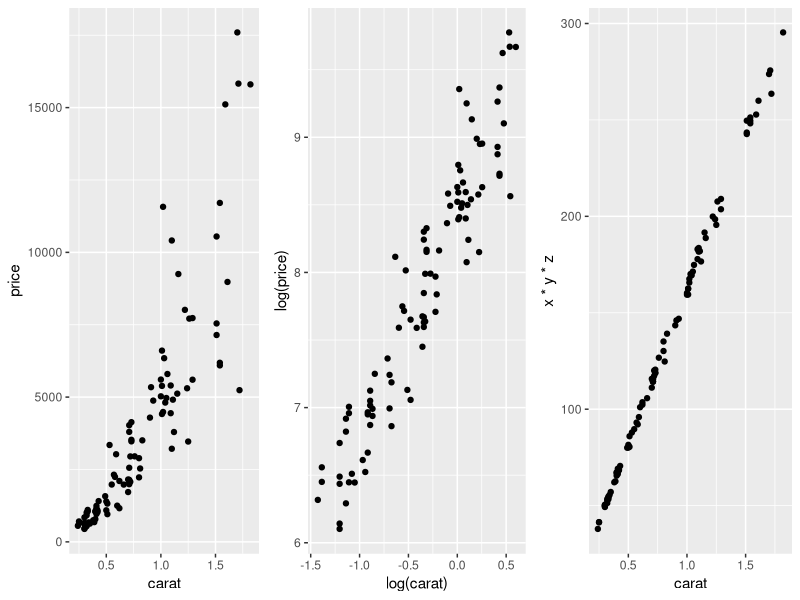
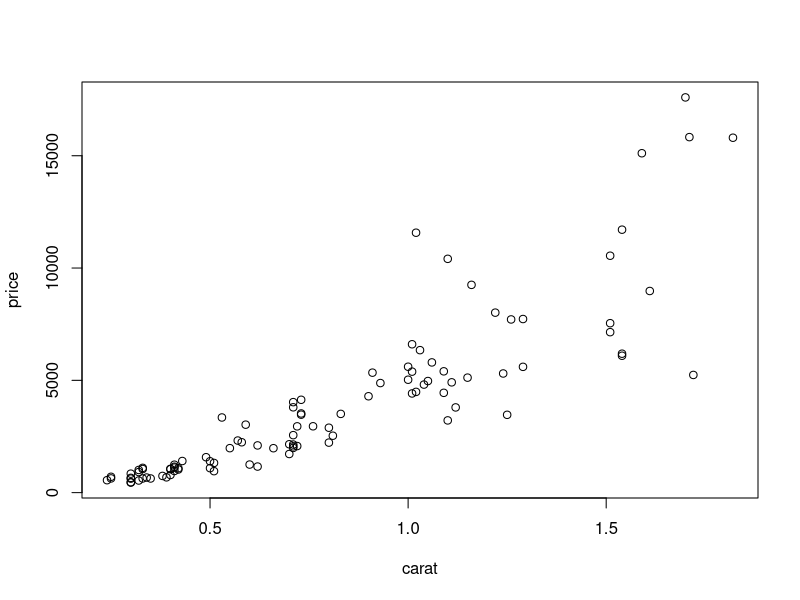
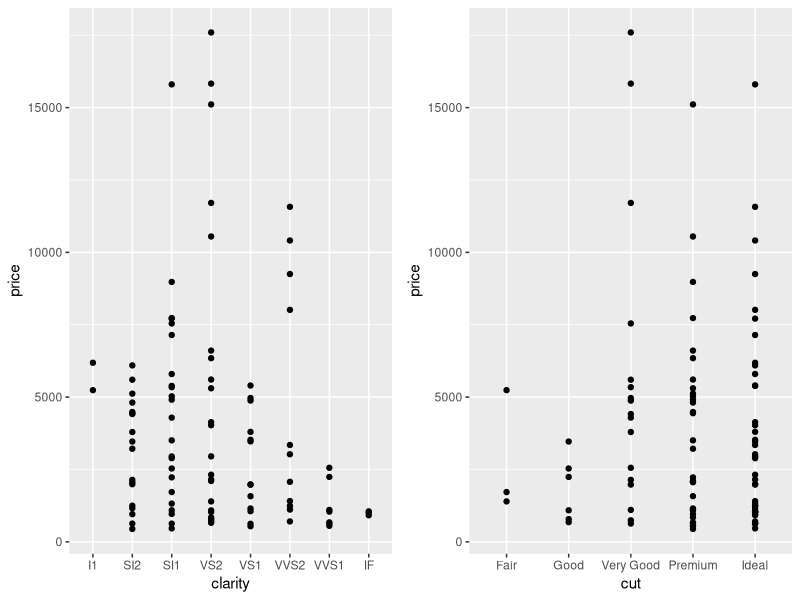
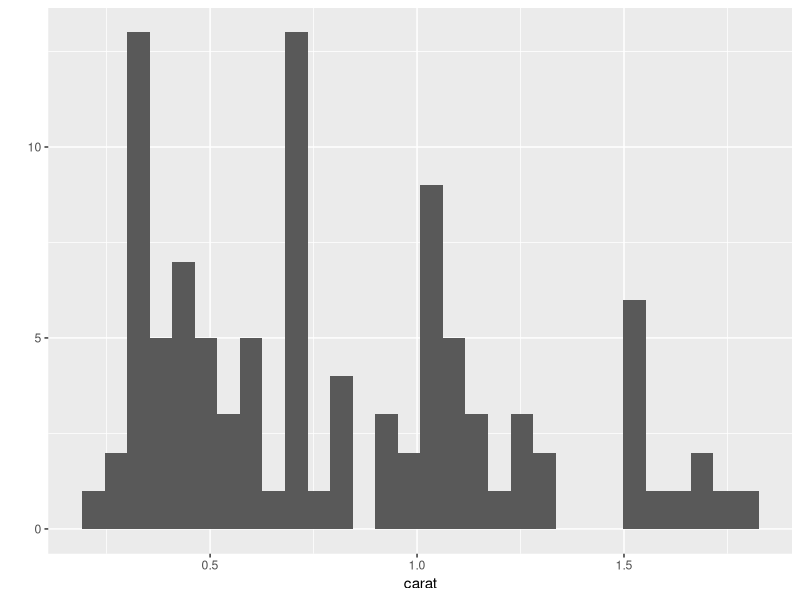
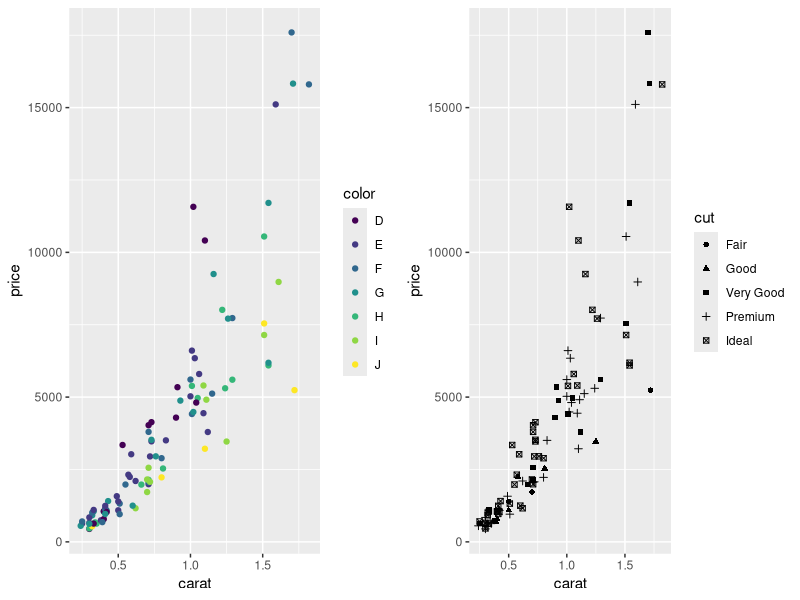
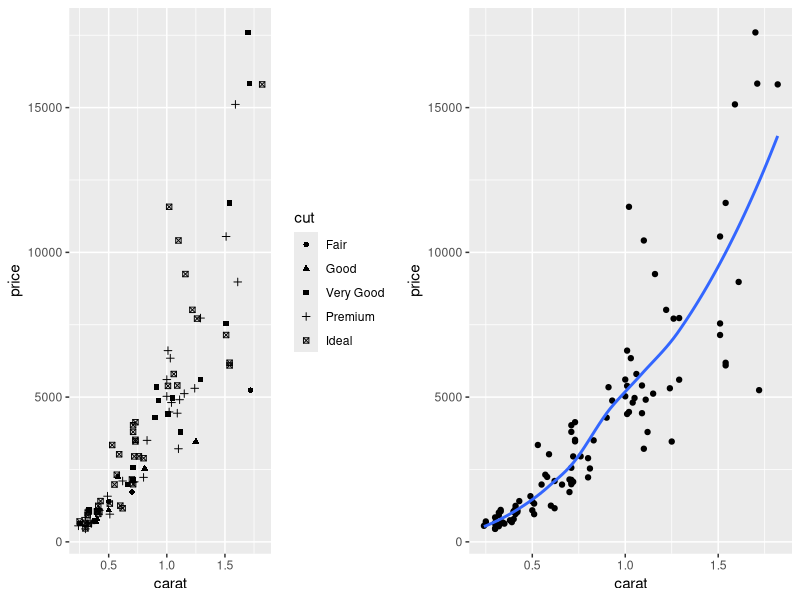
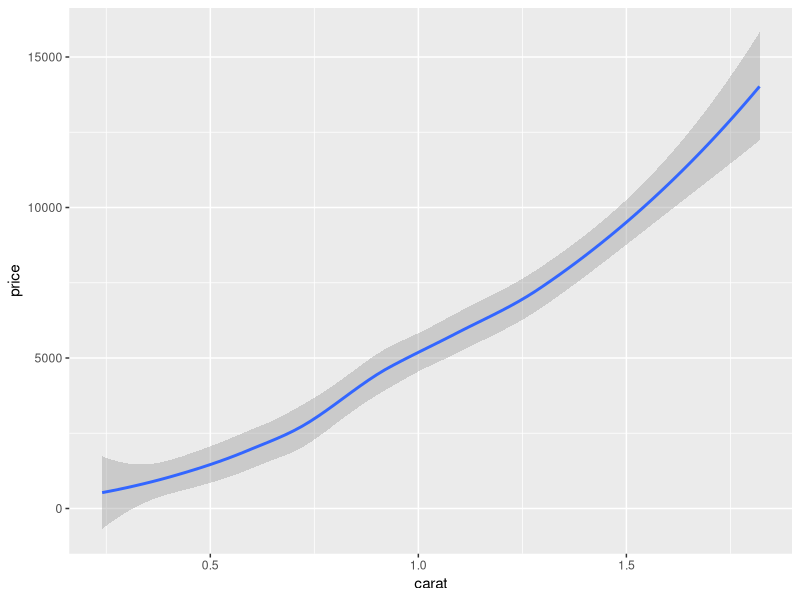
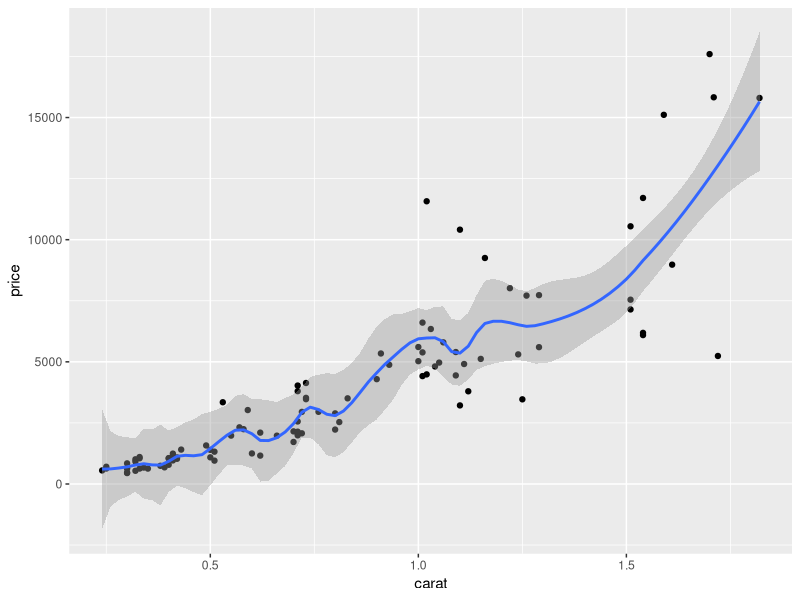

Generate these figures, in order, with R:
library(gridExtra)  ##支持ggplot2多图并列
library(ggplot2)
rm(list=ls())
data("diamonds")
head(diamonds)

set.seed(123456)
dsmall <- diamonds[sample(nrow(diamonds),100),] # 随机取100行出来
dsmall

attach(dsmall) # 把每一列单独拆开作为变量

carat
color
table(color) # 每种进行汇总

p1 <- qplot(carat, price) # 价格和重量之间的关系
p2 <- qplot(log(carat), log(price)) # 变量变换
p3 <- qplot(carat, x*y*z) # 变量组合，体积和重量之间的关系
grid.arrange(p1, p2, p3, ncol=3) # 来自gridExtra
# 白色画板，灰色画布，
plot(carat, price) # 不使用qqplot

# price clarity scatterplot
p11 <- qplot(clarity, price) # X取值离散
p12 <- qplot(cut, price)
grid.arrange(p11, p12, ncol=2)

qplot(carat,)
p4 <- qplot(carat, price, color=color)
p5 <- qplot(carat, price, shape=cut)
grid.arrange(p4, p5, ncol=2)

# plot(,legend...) 图例
p6 <- qplot(carat, price, data=dsmall, geom=c("point", "smooth"), se=FALSE)
grid.arrange(p5, p6, ncol=2)

qplot(carat, price, data=dsmall, geom="smooth", se=T)
qplot(carat, price, data=dsmall, geom=c("point","smooth"), span=0.2)
# span是做局部估计选择点的个数
p61 <- qplot(carat, geom="histogram")
p62 <- qplot(carat, geom="boxplot")
p63 <- qplot(carat, geom="density")
p64 <- qplot(cut, geom="bar")
grid.arrange(p62, p63, p64, ncol=3)

p9 <- qplot(carat, price, data=dsmall, 
            geom=c("point","smooth"), method="lm")
library(splines)
p10 <- qplot(carat, price, data=dsmall, 
             geom=c("point","smooth"), method="lm", 
             formula=y~ns(x,5))
grid.arrange(p9,p10, ncol=2)

p13 <- qplot(carat, data=diamonds, geom="histogram")  #直方图
p14 <- qplot(carat, data=diamonds, geom="density")  #密度曲线图
grid.arrange(p13, p14, ncol=2)

p15 <- qplot(carat, data=diamonds, geom="density", color=color)
p16 <- qplot(carat, data=diamonds, geom="histogram", fill=color)
#等式后面的color是数据集中的变量color钻石颜色，按color分组。
grid.arrange(p15,p16,ncol=2)

p21 <- qplot(carat, data=diamonds, 
             facets = color ~ ., # 分面
             geom = "histogram", 
             binwidth=0.1, 
             xlim = c(0,3))
p22 <- qplot(carat, ..density.., 
             data=diamonds, 
             facets = color ~ ., 
             geom = "histogram", 
             binwidth=0.1, 
             xlim = c(0,3)) 
# ..density..告诉ggplot2将密度而不是频数映射到y轴。
grid.arrange(p21, p22, ncol=2)
#左图展示的是频数，右图展示的是频率。在比较不同组分布时，频率图不受该组样本量大小的影响。图形显示，高质量的钻石（颜色D)在小尺寸分布上是偏斜的，但随着质量下降，重量分布越来越平坦。

# carat. facets using cut
p211 <- qplot(carat, data=diamonds, 
             facets = cut ~ ., # 分面
             geom = "histogram", 
             binwidth=0.1, 
             xlim = c(0,3))
p221 <- qplot(carat, ..density.., 
             data=diamonds, 
             facets = cut ~ ., 
             geom = "histogram", 
             binwidth=0.1, 
             xlim = c(0,3)) 
grid.arrange(p211, p221, ncol=2)

p23 <- qplot(carat, price, data=dsmall,xlab ="Weight(carats)" , ylab="Price($)", 
             main="Price-weight relationship")
p24 <- qplot(carat, price/carat, data=dsmall,xlab = "Weight(carats)", 
             ylab=expression(frac(price,carat)),
             main="Price-weight relationship",xlim=c(.2,1))
p25 <- qplot(carat, price, data=dsmall, log="xy")
grid.arrange(p23,p24,p25,ncol=3)
c










